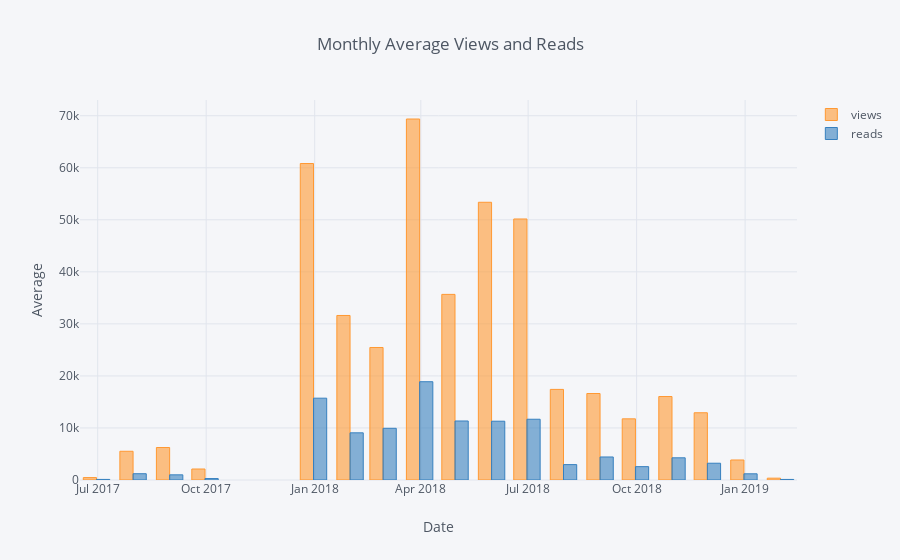

Notebook cell for this chart:
### Code cell
# Bar Plot (Data is resampled according to month)
df2 = df[['views','reads','published_date']].\
         set_index('published_date').resample('M').mean()

df2.iplot(kind='bar', xTitle='Date', yTitle='Average',
          title='Monthly Average Views and Reads')

### Figure 1 — Plotly figure (JSON) as saved in the notebook; plotly's stock layout.template omitted (floating-point values rounded to 4 significant figures)
{"data": [{"marker": {"color": "rgba(255, 153, 51, 0.6)", "line": {"color": "rgba(255, 153, 51, 1.0)", "width": 1}}, "name": "views", "orientation": "v", "text": "", "type": "bar", "uid": "34a5156d-f49a-4aa2-a98e-5833a96949d3", "x": ["2017-06-30", "2017-07-31", "2017-08-31", "2017-09-30", "2017-10-31", "2017-11-30", "2017-12-31", "2018-01-31", "2018-02-28", "2018-03-31", "2018-04-30", "2018-05-31", "2018-06-30", "2018-07-31", "2018-08-31", "2018-09-30", "2018-10-31", "2018-11-30", "2018-12-31", "2019-01-31"], "y": [463.7, 5521.0, 6243.0, 2113, "", "", 60820.0, 31620.0, 25460.0, 69370.0, 35670.0, 53370.0, 50160.0, 17410, 16620.0, 11760.0, 16040.0, 12920.0, 3845.0, 354.3]}, {"marker": {"color": "rgba(55, 128, 191, 0.6)", "line": {"color": "rgba(55, 128, 191, 1.0)", "width": 1}}, "name": "reads", "orientation": "v", "text": "", "type": "bar", "uid": "4427e6c1-1022-489d-a4bb-432c3460d697", "x": ["2017-06-30", "2017-07-31", "2017-08-31", "2017-09-30", "2017-10-31", "2017-11-30", "2017-12-31", "2018-01-31", "2018-02-28", "2018-03-31", "2018-04-30", "2018-05-31", "2018-06-30", "2018-07-31", "2018-08-31", "2018-09-30", "2018-10-31", "2018-11-30", "2018-12-31", "2019-01-31"], "y": [112.3, 1207.0, 993.7, 279, "", "", 15724, 9066.0, 9934.0, 18884, 11340.0, 11298, 11680.0, 2957.0, 4423.0, 2565.0, 4265.0, 3224.0, 1189.0, 110.3]}], "layout": {"legend": {"bgcolor": "#F5F6F9", "font": {"color": "#4D5663"}}, "paper_bgcolor": "#F5F6F9", "plot_bgcolor": "#F5F6F9", "title": {"font": {"color": "#4D5663"}, "text": "Monthly Average Views and Reads"}, "xaxis": {"gridcolor": "#E1E5ED", "showgrid": true, "tickfont": {"color": "#4D5663"}, "title": {"font": {"color": "#4D5663"}, "text": "Date"}, "zerolinecolor": "#E1E5ED"}, "yaxis": {"gridcolor": "#E1E5ED", "showgrid": true, "tickfont": {"color": "#4D5663"}, "title": {"font": {"color": "#4D5663"}, "text": "Average"}, "zerolinecolor": "#E1E5ED"}}}
